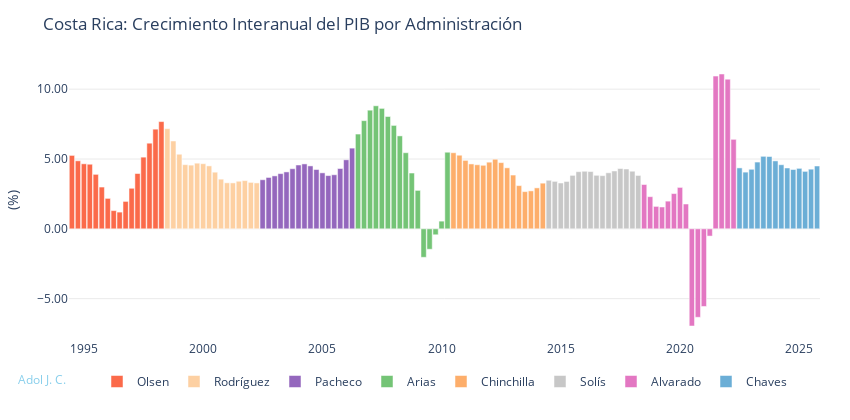

This figure's notebook cell:
### Code cell
# datos
df = pib


df.columns = df.columns.str.replace('_TC', '')
col = 'PIB'
statistic = 'mean'
df = df[df['Label'] != 'Calderón']

fig_pib_label = plot_timeseries_bars(
    df=df,
    start = '1994-06-30',
    y_col=col,
    category_col="Label",
    title=f"Costa Rica: Crecimiento Interanual del {col} por Administración",
    x_title="",
    y_title="(%)",
    y_round=2,
    y_suffix="",
    width=850,
    height=420,
    zero_line=False,
    showlegend=True,
    colors=presidential_colors,
    template='plotly_white',
    show_y_grid=True
)

fig_pib_label.add_annotation(
    text="Adol J. C.",
    xref="paper", yref="paper",
    x=-0.07,  # bien pegado al borde izquierdo
    y=-0.18,  # bien abajo
    showarrow=False,
    font=dict(
        size=12,                    # tamaño pequeño
        color="skyblue",   # opacidad baja (35%)
    ),
    align="left"
)

fig_pib_label.show()

stats_by_admin = compute_basic_statistics(df, value_col=col, groupby_col='Label')
stats_by_admin = stats_by_admin.sort_values(by = statistic, ascending = False).round(2)
display(stats_by_admin[[statistic]].transpose())
